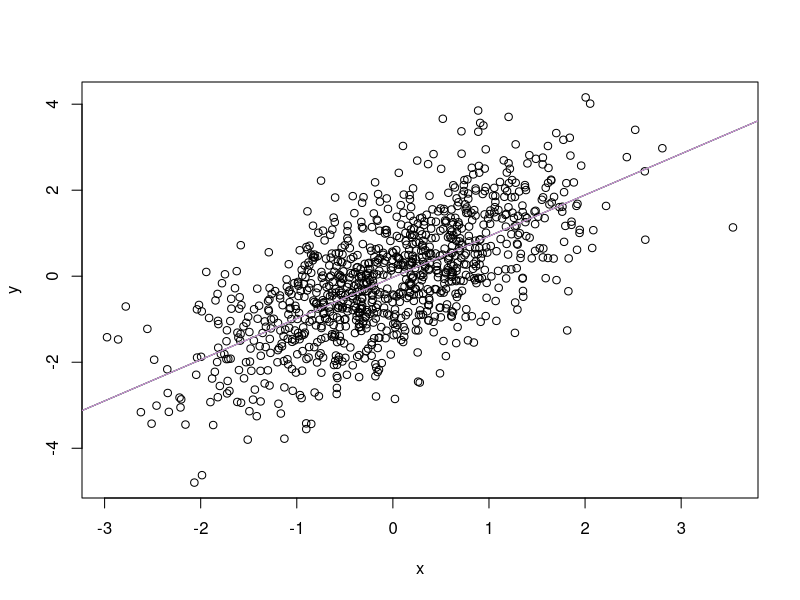
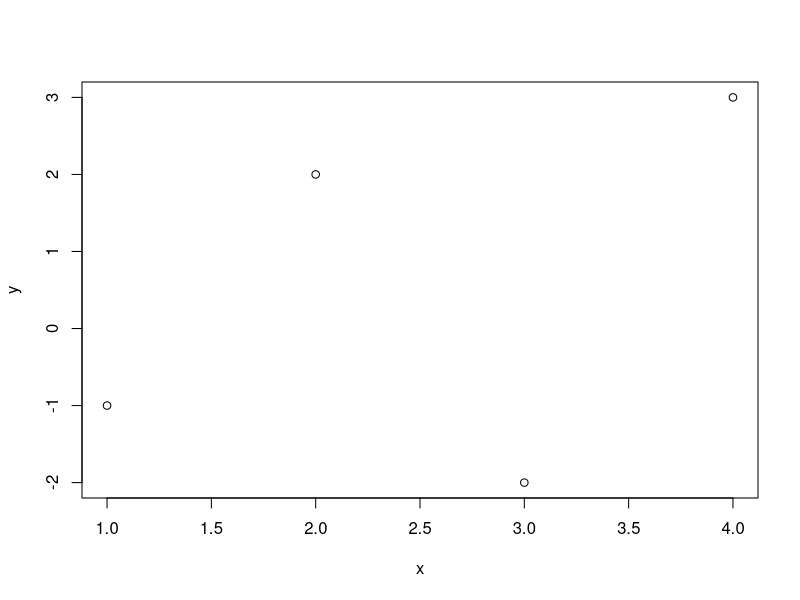

Write the R code that produced these figures, in order.
####### Question 2
x <- rnorm(1000)
y <- x + rnorm(1000)
plot(y~x)
model <- lm(y~x)
abline(model, col = "red")

wtm.lmnormal <- function(x,y){
  n <- length(x)
  u <- rep(1,n)
  A <- cbind(u,x)
  M <- t(A)%*%A
  b <- t(A)%*%y
  solve(M,b)
}

z <- wtm.lmnormal(x,y)
abline(z, col = "blue")

wtm.lmqr <- function(x,y){
  n <- length(x)
  u <- rep(1,n)
  A <- cbind(u,x)
  Q <- qr.Q(qr(A))
  R <- qr.R(qr(A))
  solve(R,t(Q)%*%y)
}

z <- wtm.lmqr(x,y)
abline(z, col = "green")

wtm.lmsvd <- function(x,y){
  n <- length(x)
  u <- rep(1,n)
  A <- cbind(u,x)
  X <- svd(A)
  U <- X$u
  S <- diag(X$d)
  V <- X$v
  PA <- V%*%(solve(S)%*%t(U))
  return(PA%*%y)
}

z <- wtm.lmsvd(x,y)
abline(z, col = "violet")

####### Question 6

wtm.linint <- function(x,y){
  n <- length(x)
  plot(y~x)
  for (i in 1:(n-1)){
    lines(x[i:i+1],y[i:i+1])
  }
}

wtm.linint(c(1,2,3,4),c(-1,2,-2,3))
